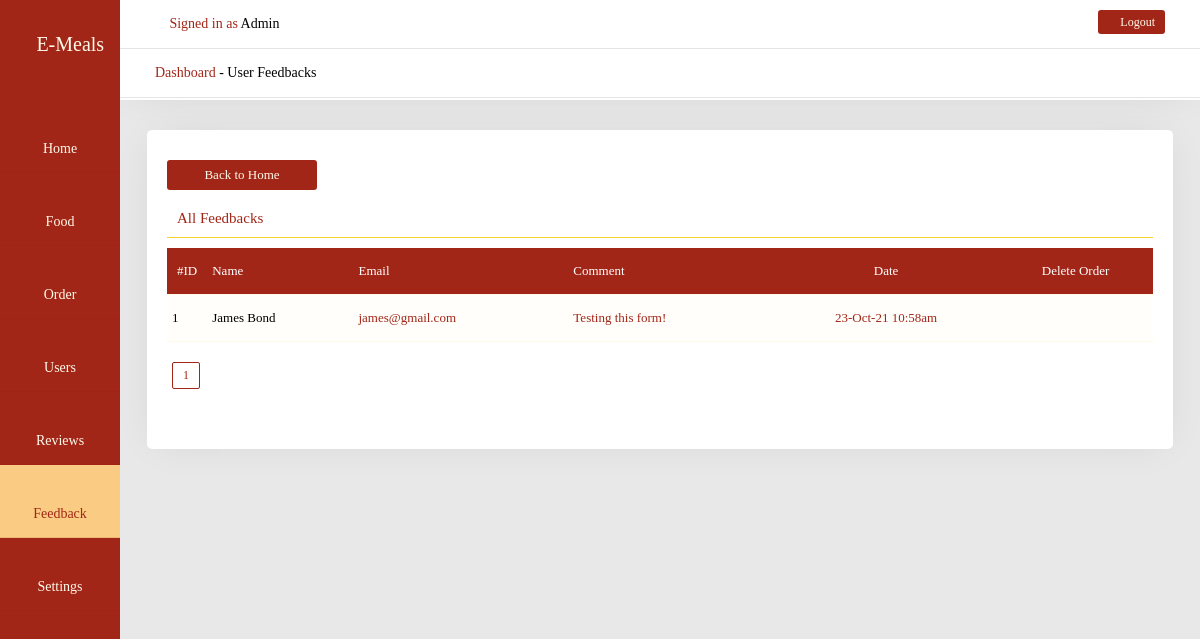
The page /admin/feedback.php (signed in) on the database its author committed.
### tables this page shows
CREATE TABLE `feedback_table` (
  `id` int(11) NOT NULL AUTO_INCREMENT,
  `name` varchar(255) NOT NULL,
  `email` varchar(255) NOT NULL,
  `message` text NOT NULL,
  `time` timestamp NOT NULL DEFAULT CURRENT_TIMESTAMP,
    PRIMARY KEY (`id`)
);

### admin/feedback.php (the view, shortened to what this page needs)
<?php
include_once('functions.php');
if(!isset($_SESSION['u_email'])){
    header('Location:home.php');
}else{
    $u_email = $_SESSION['u_email'];
    $select = mysqli_query($db, "SELECT * FROM admin_users WHERE email = '$u_email' || username = '$u_email'");
    $selected = mysqli_fetch_array($select);
    $user = $selected['username'];
}
?>
<!DOCTYPE html>
<html lang="en">
<head>
    <?php include_once('../includes/admin_head_section.php'); ?>
</head>
<body>
    <div class="admin-dashboard-container">
        <div class="admin-nav">
                <h2 class="logo">
                    <a href="index.php"><i class="fas fa-hamburger"></i> E-Meals</a>
                </h2>
                <div class="admin-nav-menu">
                    <ul>
                        <li>
                            <a href="index.php">
                                <i class="fas fa-home"></i>
                                Home
                            </a>
                        </li>
                        <li>
                            <a href="food.php">
                                <i class="fas fa-hamburger"></i>
                                Food
                            </a>
                        </li>
                        <li>
                            <a href="order.php">
                                <i class="fas fa-cart-plus"></i>
                                Order
                            </a>
                        </li>
                        <li>
                            <a href="users.php">
                                <i class="fas fa-users"></i>
                                Users
                            </a>
                        </li>
                        <li>
                            <a href="review.php">
                                <i class="fas fa-mail-bulk"></i>
                                Reviews
                            </a>
                        </li>
                        <li style="background-color:var(--active-color);">
                            <a href="feedback.php" style="color:var(--bg-color); width: 100%;">
                                <i class="fas fa-mail-bulk" style="color:var(--bg-color);"></i>
                                Feedback
                            </a>
                        </li>
                        <li>
                            <a href="settings.php">
                                <i class="fas fa-cog"></i>
                                Settings
                            </a>
                        </li>
                    </ul>
                </div>
        </div>
        <div class="admin-content-display">
            <div class="admin-content-header">
                <div class="header-welcome-box">
                    <div class="name-box">
                        <span class="fas fa-user-alt"></span> <span>Signed in as</span> <?php echo $user?>
                    </div>
                    <div class="logout-box">
                         <a href="logout.php"><span class="fas fa-sign-out-alt"></span> Logout</a>
                    </div>
                </div>
                <div class="header-welcome-box">
                    <div class="name-box">
                        <span>Dashboard</span> - User Feedbacks
                    </div>
                </div>
            </div>
            <div class="admin-content-box">
                <a href="index.php" class="back-btn">Back to Home</a>
                <div class="box-content-heading">All Feedbacks</div>
                <div class="admin-order-container">
                    <table>
                        <tr>
                            <th>#ID</th>
                            <th>Name</th>
                            <th>Email</th>
                            <th>Comment</th>
                            <th>Date</th>
                            <th>Delete Order</th>
                        </tr>
                        <?php
                            if(isset($_GET['page']) && $_GET['page'] != ""){
                                $page = $_GET['page'];
                             }else{
                                $page = 1;
                             }
                             $results_per_page = 5;
                             $offset = ($page - 1) * $results_per_page;
                            $select = mysqli_query($db, "SELECT * FROM feedback_table LIMIT $offset, $results_per_page");
                            $num = mysqli_num_rows($select);
                            if($num > 0){
                                foreach($select as $selected){
                                $fullname = $selected['name'];
                                $email = $selected['email'];
                                $comment = $selected['message'];
                                $date = date('d-M-y h:ia', strtotime($selected['time']));
                                $id = $selected['id'];
                        ?>
                        <tr>
                            <td><?php echo $id; ?></td>
                            <td><?php echo $fullname; ?></td>
                            <td><?php echo $email; ?></td>
                            <td><?php echo $comment; ?></td>
                            <td><?php echo $date; ?></td>
                            <td><a href="delete.php?action=delete_feedback&id=<?php echo $id; ?>" class="fas fa-trash" onclick="return confirm('Are you sure?')"></a></td>
                        </tr>
                        <?php
                                }
                            }
                        ?>
                    </table>
                </div>
                <div class="pagination">
                    <ul>
                        <?php include_once('includes/feedback_table_pagination.php'); ?>
                    </ul>
                </div>
            </div>
        </div>
    </div>
</body>
</html>

### css/all.css (style rules this page uses)
.fa, .fas, .far, .fal, .fab { -moz-osx-font-smoothing: grayscale; -webkit-font-smoothing: antialiased; display: inline-block; font-style: normal; font-variant: normal; text-rendering: auto; line-height: 1; }
.fa-cart-plus:before { content: "\f217"; }
.fa-cog:before { content: "\f013"; }
.fa-hamburger:before { content: "\f805"; }
.fa-home:before { content: "\f015"; }
.fa-mail-bulk:before { content: "\f674"; }
.fa-sign-out-alt:before { content: "\f2f5"; }
.fa-trash:before { content: "\f1f8"; }
.fa-user-alt:before { content: "\f406"; }
.fa-users:before { content: "\f0c0"; }
.fa, .fas { font-family: 'Font Awesome 5 Free'; font-weight: 900; }

### rows shown on the page
feedback_table: id "1", name "James Bond", email "james@gmail.com", message "Testing this form!", time "23-Oct-21 10:58am"

### other values the page prints
$user "Admin"
